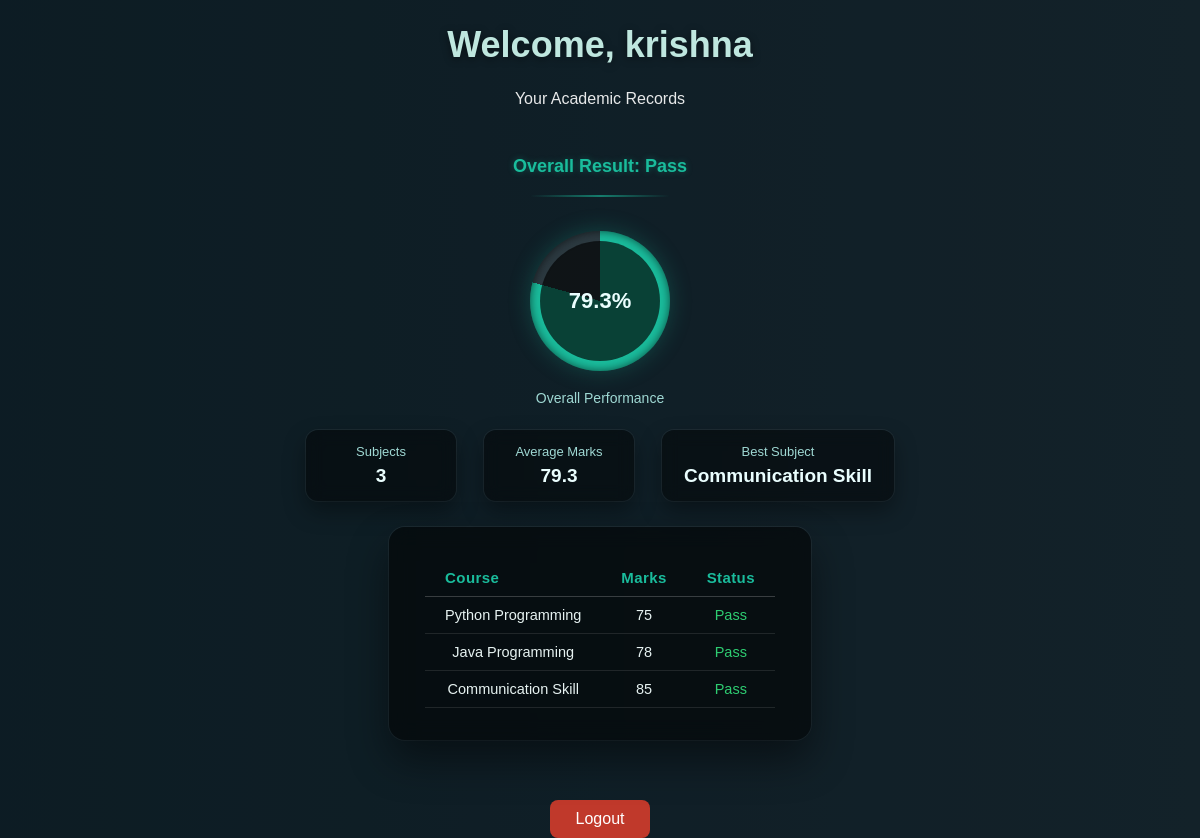
/student-dashboard, run on the app's committed database.
### tables this page shows
CREATE TABLE marks (
    id INTEGER PRIMARY KEY AUTOINCREMENT,
    student_username TEXT NOT NULL,
    course_name TEXT NOT NULL,
    marks INTEGER NOT NULL
);

### app.py (the view)
@app.route('/student-dashboard')
def student_dashboard():
    student_username = "krishna"
    conn = get_db_connection()
    raw_records = conn.execute(
        'SELECT course_name, marks FROM marks WHERE student_username = ?',
        (student_username,)
    ).fetchall()
    records = []
    for row in raw_records:
        status = "Pass" if row["marks"] >= 40 else "Fail"
        records.append({
            "course_name": row["course_name"],
            "marks": row["marks"],
            "status": status
        })
    conn.close()
    if records:
        total_marks = sum(row["marks"] for row in records)
        average_marks = round(total_marks / len(records), 1)
        best_subject = max(
            records,
            key=lambda x: x["marks"]
        )["course_name"]
    else:
        average_marks = 0
        best_subject = "N/A"
    overall_result = "Pass"
    for r in records:
        if r["status"] == "Fail":
            overall_result = "Fail"
            break
    return render_template(
        'student_dashboard.html',
        student=student_username,
        records=records,
        average_marks=average_marks,
        best_subject=best_subject,
        overall_result=overall_result
    )

### app.py (called while the page is built)
def get_db_connection():
    conn = sqlite3.connect('database.db')
    conn.row_factory = sqlite3.Row
    return conn

### templates/student_dashboard.html (shortened to what this page needs)
<!DOCTYPE html>
<html>
<head>
  <link rel="stylesheet" href="{{ url_for('static', filename='css/style.css') }}">
</head>
<body class="dashboard-page student-live-bg">
  <div class="student-dashboard-container">
    <h1>Welcome, {{ student }}</h1>
    <p class="subtitle">Your Academic Records</p>
    <div class="overall-result {{ overall_result | lower }}">
      Overall Result: {{ overall_result }}
      <div class="soft-divider"></div>
    </div>
    <div class="progress-ring-wrapper">
      <div class="progress-ring" style="--progress: {{ average_marks }};">
        <div class="progress-value">
          {{ average_marks }}%
        </div>
      </div>
      <div class="progress-label">
        Overall Performance
      </div>
    </div>
    <div class="student-summary">
      <div class="summary-item">
        <span class="summary-label">Subjects</span>
        <span class="summary-value">{{ records|length }}</span>
      </div>
      <div class="summary-item">
        <span class="summary-label">Average Marks</span>
        <span class="summary-value">{{ average_marks }}</span>
      </div>
      <div class="summary-item">
        <span class="summary-label">Best Subject</span>
        <span class="summary-value">{{ best_subject }}</span>
      </div>
    </div>
    <div class="records-card">
      <table class="records-table">
        <thead>
          <tr>
            <th>Course</th>
            <th>Marks</th>
            <th>Status</th>
          </tr>
        </thead>
        <tbody>
          {% for row in records %}
          <tr>
            <td>{{ row.course_name }}</td>
            <td>{{ row.marks }}</td>
            <td class="status {{ row.status | lower }}">
              {{ row.status }}
            </td>
          </tr>
          {% endfor %}
        </tbody>
      </table>
    </div>
    <a href="/login" class="logout-btn">Logout</a>
  </div>
  <video autoplay muted loop id="student-bg-video">
    <source src="{{ url_for('static', filename='videos/dashboard-bg.mp4') }}" type="video/mp4">
  </video>
</body>
</html>

### data on the page
marks: course_name "Communication Skill", marks "85", status "Pass"
marks: course_name "Python Programming", marks "75", status "Pass"
marks: course_name "Java Programming", marks "78", status "Pass"

### other printed values
{{ student }} "krishna"
{{ overall_result }} "Pass"
{{ average_marks }} "79.3"
{{ records|length }} "3"
